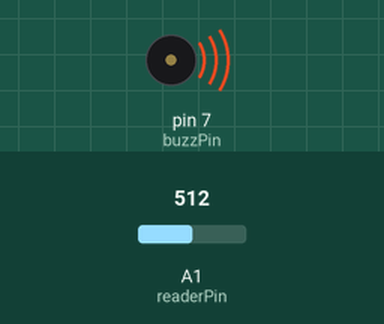
Simulated run of this sketch. Board: Arduino Uno, built with avr-gcc and run on an emulated ATmega328P. Shown: buzzer (waves = sounding). Inputs (shaded band) come from the test bench; at power-on: A1 (readerPin) = 512.

Above: at 1.2 s.
1.3 s: A1 (readerPin) set to 987
At 2.4 s:
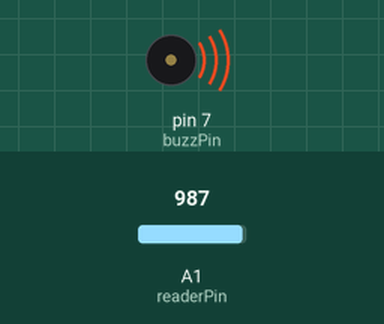
2.8 s: A1 (readerPin) set to 1009
At 4.0 s:
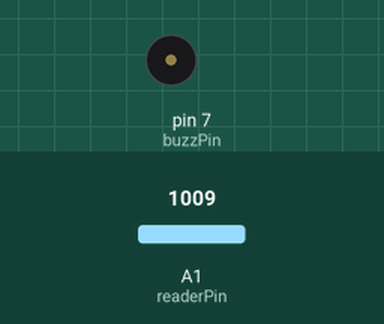
4.3 s: A1 (readerPin) set to 990
At 4.8 s:
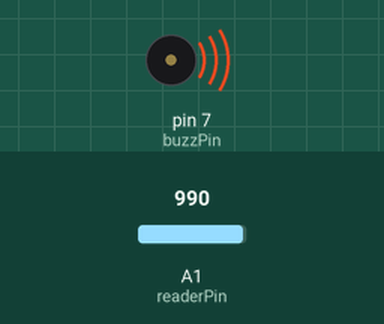
5.8 s: A1 (readerPin) set to 1010
At 6.4 s:
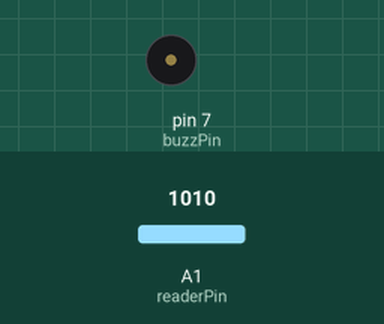
7.3 s: A1 (readerPin) set to 900
At 8.1 s:
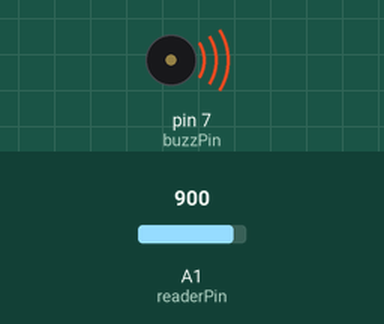
Timing chart, 0 to 9.8 s (numbered marks = the images above; inputs shaded):
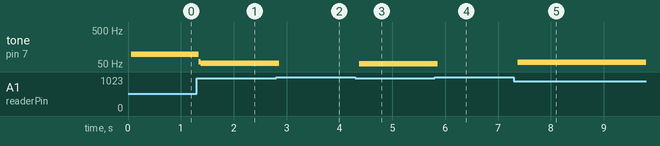

Measured:
- the behaviour switches between 999 and 1000 on A1 (readerPin) (found by bisection; images 1 and 2)
- after the input at 1.3 s, tone on pin 7 (buzzPin): 98 Hz → 58 Hz at once, → 52 Hz 0.04 s later
- after the input at 2.8 s, tone on pin 7 (buzzPin): 52 Hz → silent after 0.06 s
- after the input at 4.3 s, tone on pin 7 (buzzPin): silent → 51 Hz after 0.08 s
- after the input at 5.8 s, tone on pin 7 (buzzPin): 51 Hz → silent after 0.06 s
- after the input at 7.3 s, tone on pin 7 (buzzPin): silent → 56 Hz after 0.08 s

The sketch:

buzzer2.ino
```cpp
int buzzPin = 7;

int timer;

int readerPin = A1;
int volts;

void setup() {
  // put your setup code here, to run once:
  pinMode(buzzPin, OUTPUT);
  pinMode(readerPin,INPUT);

  Serial.begin(9600);

}

void loop() {
  // put your main code here, to run repeatedly:

  volts = analogRead(A1);


    timer = (9940.0 / 1023.0) * (volts) + 60.0 ;

  digitalWrite(buzzPin,HIGH);
  delayMicroseconds(timer);
  digitalWrite(buzzPin,LOW);
  delayMicroseconds(timer);

  while (volts >= 1000){
    digitalWrite(buzzPin,LOW);
    volts = analogRead(A1);
  }

  //Serial.print("Potentiometer Value is: ");
  //Serial.println(volts);


}
```
